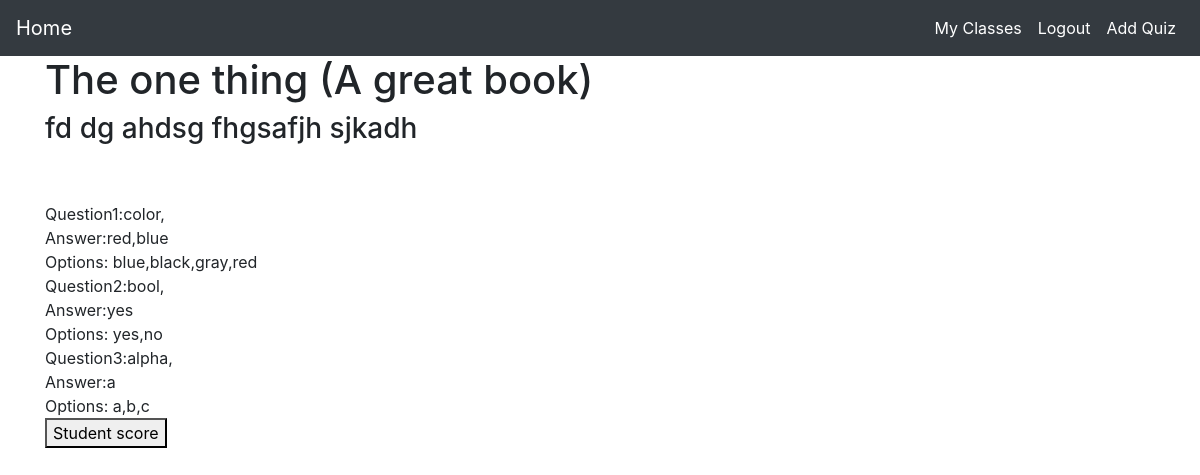
The app's page /quiz/view_quiz/11 (signed in) with its own data.
### quiz/models.py (models this page shows, shortened)
class Quiz(models.Model):
    title = models.CharField(max_length=250)
    description = models.TextField()
    classes = models.ManyToManyField(Class)
    make_visible = models.BooleanField(default=False)
    total_questions = models.IntegerField(primary_key=False,default=0)

class Question(models.Model):
    quiz = models.ForeignKey(Quiz, on_delete=models.CASCADE)
    question = models.TextField(blank=False,null=False)
    answer = models.TextField(blank=False,null=False)
    multiple_answer = models.BooleanField(default=False,primary_key=False)
    figure = models.ImageField(upload_to='quiz/figures',null=True, blank=True)

class Options(models.Model):
    options = models.TextField(blank=True,null=True)
    question = models.ForeignKey(Question,on_delete=models.CASCADE)

### quiz/views.py (the view)
# urls.py: path('view_quiz/<int:quiz_id>',views.quizInfoTeacherView,name='quizInfoTeacherView'),
@login_required
def quizInfoTeacherView(request,quiz_id):
    random_question_obj = None
    teacher_question_list = None
    option_list = []
    if str(request.user.job.status) == 'student':
        quiz_list = list(Quiz.objects.filter(make_visible=True).filter(pk=quiz_id))
    else :
        quiz_list = list(Quiz.objects.filter(pk=quiz_id))
    if len(quiz_list) == 0 :
        quiz_obj = None
    else :
        quiz_obj = quiz_list[0]
        random_question_obj = None
        if str(request.user.job.status) == 'student':
            if not StudentQuizInfo.objects.filter(quiz_id=quiz_id).filter(user_id=request.user.id).exists() :
                student_quiz_info = StudentQuizInfo.objects.create(
                    quiz_id = quiz_id,
                    user_id = request.user.id
                )
                question_list = list(Question.objects.filter(quiz_id=quiz_id))
                for question in question_list :
                    student_quiz_info.quiz_questions.add(question)
                student_quiz_info.save()
            question_obj_list = list(StudentQuizInfo.objects.filter(quiz_id=quiz_id).filter(user_id=request.user.id))
            if len(question_obj_list) != 0 :
                if question_obj_list[0].quiz_questions.exists() :
                    random_question_obj = question_obj_list[0].quiz_questions.order_by('?').first()
                    option_list = getOptions(random_question_obj)
                else :
                    return redirect('quiz:getQuizResult',quiz_id=quiz_id)
        else :
            question_obj_list = list(Question.objects.filter(quiz_id=quiz_id))
            for question in question_obj_list :
                option_list.append(list(Options.objects.filter(question_id=question.id)))
            teacher_question_list = zip(question_obj_list,option_list)
    context = {
        'question_obj':random_question_obj,
        'option_list':option_list,
        'type':'quiz_view',
        'action':'check',
        'quiz_obj':quiz_obj,
        'teacher_question_list':teacher_question_list,
        'question_form':QuestionForm(),
        'options_form':OptionsForm(),
    }
    return render(request,'quiz/form.html',context)

### templates/quiz/form.html (shortened to what this page needs)
{% extends "./base.html" %}
{% block content %}
{% load crispy_forms_tags %}
<div class="container">
    {% if type == 'quiz_form' %}
    {% if request.user.job.status == 'teacher' %}
    <h1>Form</h1>
    <form method="POST">
        {% csrf_token %}
        {{ quiz_form|crispy }}
        {% for class in class_list %}
        <input type="checkbox" name="classList" value="{{class.id}}">
        <label for="{{class.class_name}}">{{class.class_name}}</label>
        {% endfor %}
        <button type="submit" class="btn btn-primary">Submit</button>
    </form>
    {% endif %}
    {% elif type == 'quiz_view' %}
    <h1>{{quiz_obj.title}}</h1>
    <h3>{{quiz_obj.description}}</h3>
    {% if request.user.job.status == 'teacher' %}
    <br>
    {% for question, option in teacher_question_list %}
    <br>
    Question{{forloop.counter}}:{{question.question}},
    <br>
    Answer:{{question.answer}}
    <br>
    {% if option %}
    Options:
    {% for each in option %}
    {{each.options}}
    {% endfor %}
    {% endif %}
    {% endfor %}
    <br>
    <a href="{% url 'quiz:studentQuizResult' quiz_obj.id %}"><button>Student score</button></a>
    {% else %}
    <div id="replaceable-content">
        {% include 'quiz/questionForm.html' %}
    </div>
    {% endif %}
    {% endif %}
</div>
{% endblock %}

### records on screen
Quiz: title "The one thing (A great book)", description "fd dg ahdsg fhgsafjh sjkadh"
Question: question "color", answer "red,blue"
Options: options "blue,black,gray,red"
Question: question "bool", answer "yes"
Options: options "yes,no"
Question: question "alpha", answer "a"
Options: options "a,b,c"
